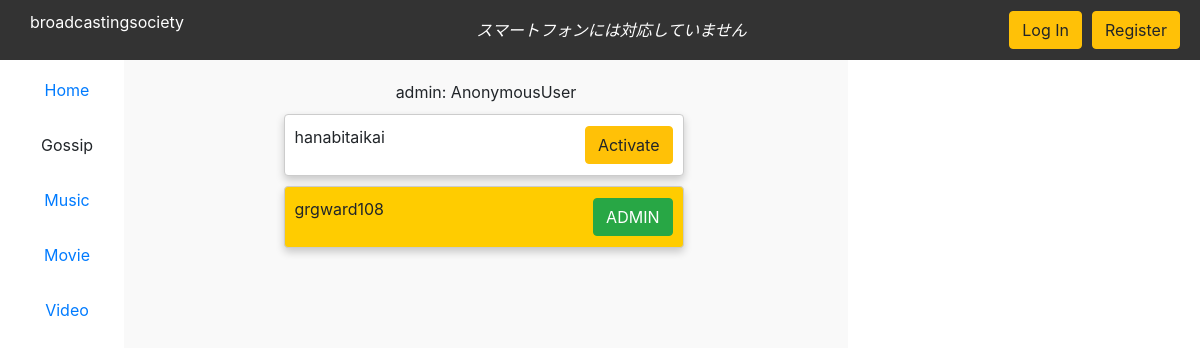
Page /adminview on the earlier database version.
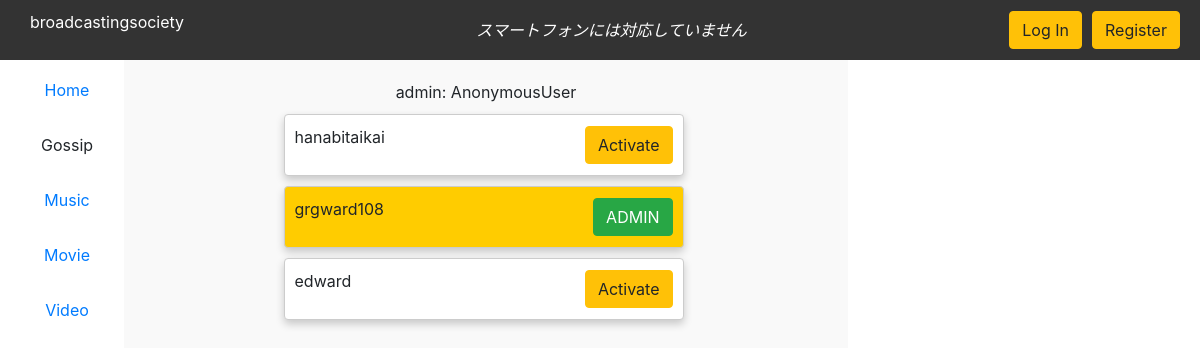
Same page on the later database version.
### myapp/models.py (models this page shows)
class Member(models.Model):
    member = models.OneToOneField(User, on_delete= models.CASCADE, related_name="users")
    isactive = models.BooleanField(default = False)
    isadmin = models.BooleanField(default = False)
    bio = models.TextField(max_length= 500, blank=True)
    profilepicture = models.URLField(max_length = 300, default="https://cdn.pixabay.com/photo/2017/11/10/05/48/user-2935527_960_720.png")
    def __str__(self):
          return f"{self.member}"

class User(AbstractUser):
    pass

### myapp/views.py (the view)
# urls.py: path("adminview", views.admin, name="admin"),
def admin(request):
    member = Member.objects.all()
    return render(request, 'admin.html', {
        "member" : member
    })

### myapp/templates/admin.html (shortened to what this page needs)
{% extends "layout.html" %}
{% load static %}
{% block script %}
    <link rel="stylesheet" href="{% static 'post.css' %}">
{% endblock %}
{% block body %}
<div>admin: {{request.user}}</div>
{% for obj in member %}
<div class="li-data-list" style="justify-content: space-between">
    <div>
        <p> {{obj}}  </p>
    </div>
    <div>
        {% if obj.isactive %}
            {% if obj.isadmin %}
            <button class="btn btn-success">ADMIN</button>
            {% else %}
            <a href="{% url 'activate' obj.id %}"><button class="btn btn-dark">Deactivate</button></a>
            {% endif %}
        {% else %}
            <a href="{% url 'activate' obj.id  %}"><button class="btn btn-warning">Activate</button></a>
        {% endif %}
    </div>
</div>
{% endfor %}
{% endblock %}

### myapp/templates/layout.html (shortened to what this page needs)
{% load static %}
<!DOCTYPE html>
<html lang="en">
  <head>
    <link type="text/css" href="{% static 'layout.css' %}" rel="stylesheet">
    <link type="text/css" href="{% static 'post.css' %}" rel="stylesheet">
    <link rel="stylesheet" href="https://stackpath.bootstrapcdn.com/bootstrap/4.4.1/css/bootstrap.min.css">
    <link rel="stylesheet" href="https://cdnjs.cloudflare.com/ajax/libs/font-awesome/5.15.1/css/all.min.css" />
    {% block script %}
    {% endblock %}
  </head>
    <div class="headerup23">
                <p> broadcastingsociety </p>
                <span style="font-style:oblique; color: white">スマートフォンには対応していません</span>
                {% if request.user.is_authenticated %}
                <a href="{% url 'profile' request.user %}">><button class="btn btn-warning">{{request.user}}</button></a>
                <a href="{% url 'logout' %}"><button class="btn btn-warning"> Log Out </button></a>
                {% else %}
                <a href="{% url 'login' %}"><button class="btn btn-warning"> Log In </button></a>
                <a href="{% url 'register' %}"><button class="btn btn-warning"> Register </button></a>
                {% endif %}
    </div>
    <body>
          <div class="side-bar">
              <div class="nav">
                <a href="{% url 'index' %}" class="nav-link {% block activemainfeed %} {%endblock%}" >
                  <span>Home</span>
                </a>
                <a class="nav-link {% block activegossip %} {%endblock%}" >
                  <span>Gossip</span>
                </a>
                <a class="nav-link {% block activemusic %} {%endblock%}" href="https://accounts.spotify.com/authorize?client_id=ba3f5e0f0bbb4b3e973df8367d56d100&response_type=code&redirect_uri=http://127.0.0.1:8000/spotify&scope=user-library-read" >
                  <span>Music </span>
                </a>
               <a href="{% url 'tmdb' %}" class="nav-link {% block activemovie %} {%endblock%}" >
                <span>Movie</span>
               </a>
               <a href="{% url 'youtube' %}" class="nav-link {% block activevideo %} {%endblock%}" >
                <span>Video</span>
               </a>
              </div>
          </div>
          <div class="feed">
              {% block body %}
              {% endblock %}
          </div>
          <div class="widgets">
          </div>
    </body>
</html>

### myapp/static/layout.css (style rules this page uses)
* { margin:0; box-sizing: border-box; }
.headerup23 { background-color: #333; color: white; height: 60px; display: flex; align-items: center; justify-content: space-between; padding: 0 20px; box-sizing: border-box; width: 100%; position: fixed; top: 0; left: 0; padding: 20px; z-index: 999; }
.headerup23 span { margin: 0 auto; text-align: center; width: 60%; }
.headerup23 p { margin-left: 10px; margin-right: auto; }
.headerup23 button { margin-left: 10px; }
body { font-family: 'Times New Roman', Times, serif; display: flex; height: 100vh; margin-left: auto; margin-right: auto; padding-top: 40px; padding-left: 10px; padding-right: 10px; }
.side-bar { flex: 0.1; height: 100%; background-color: white; overflow-y: hidden; }
.feed { margin-top: 20px; flex: 0.6; min-width: fit-content; background-color:#f9f9f9; overflow-y: scroll; padding: 20px; display: flex; align-items: center; flex-direction: column; }
.nav { width: 100%; display: flex; flex-direction: column; margin-bottom: 15px; margin-top: 15px; }
.nav-link { display:flex; align-items: center; text-align: center; margin-top: 15px; padding: 12px 25px; }
.nav-link span { text-align: center; }
.widgets { flex: 0.3; display: flex; flex-direction: column; margin-bottom: 15px; margin-top: 15px; align-items: center; padding-top: 20px; }

### myapp/static/post.css (style rules this page uses)
.li-data-list:nth-child(odd) { background-color: #ffcc00; }
.li-data-list:nth-child(even) { background-color: #fff; }
.li-data-list { border-bottom-width: 1px; border-bottom-style: solid; display: flex; align-items: center; max-width: 400px; width: 100%; padding: 10px; border: 1px solid #ccc; border-radius: 4px; box-shadow: 0 4px 8px 0 rgba(0, 0, 0, 0.2); overflow: hidden; cursor: pointer; transition: all 0.3s ease; margin-top: 10px; margin-right: 5px; }

Differences in the rows shown:
added Member: member.username "edward", isactive "Activate"
